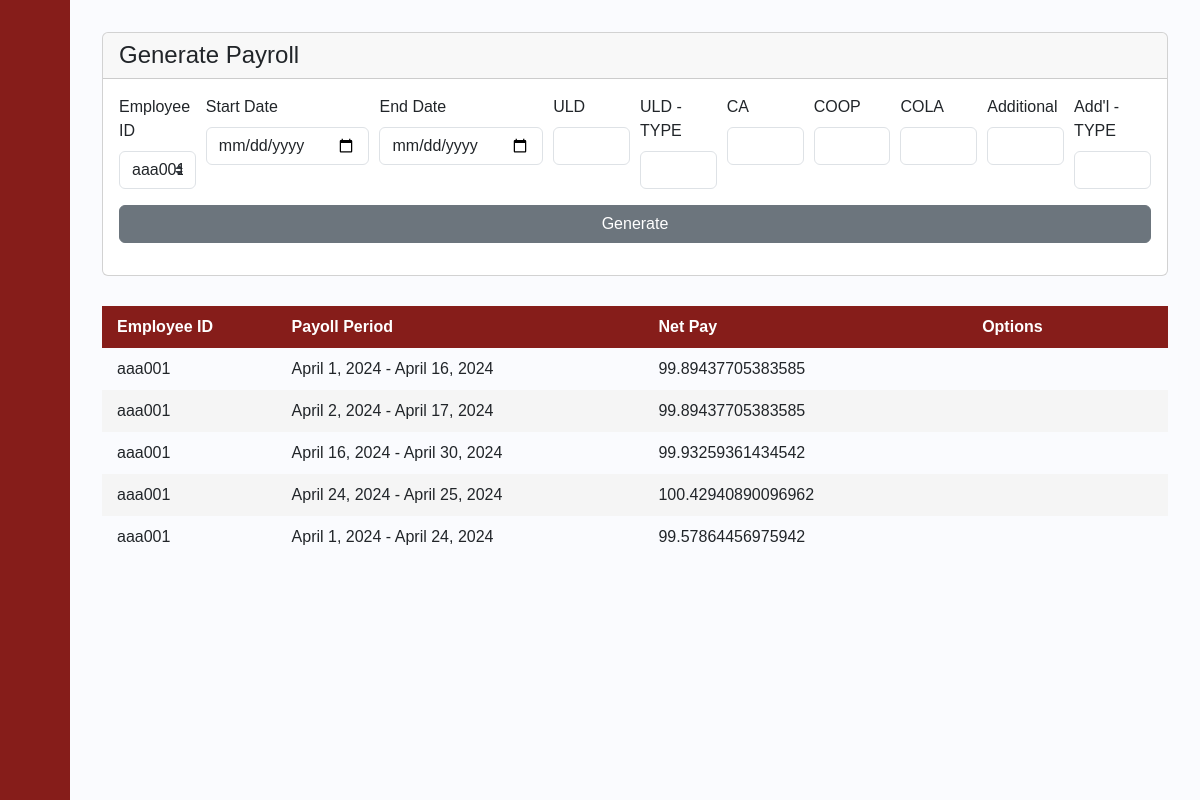
Before: /generate_page/1/ with the older database file.
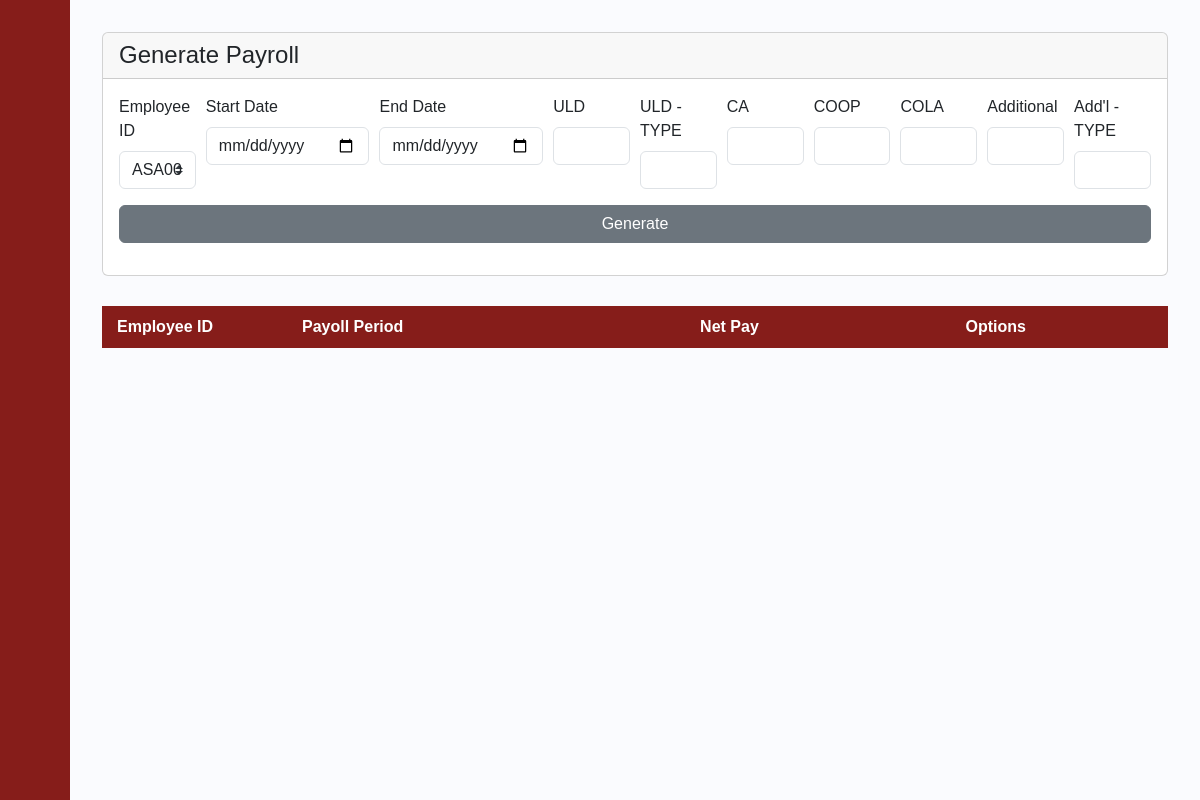
After: the same page with the newer database file.
### payrollapp/models.py (models this page shows, shortened)
class Payslip_Transaction(models.Model):
    Transaction_ID = models.IntegerField(primary_key=True)
    Date_Distributed = models.DateField(blank=True, null=True)
    Start_Date = models.DateField(blank=True, null=True)
    End_Date = models.DateField(blank=True, null=True)
    Net_Pay = models.FloatField()
    Total_Deductions = models.FloatField()
    Absence_Deductions = models.FloatField()
    OT = models.FloatField()
    NightShift = models.FloatField()
    Holiday_Comp = models.FloatField()
    Employee_ID = models.ForeignKey(Employee, on_delete=models.CASCADE)
    SSS_Rate_ID = models.FloatField()
    PhilHealth_Rate_ID = models.FloatField()
    HDMF_Rate_ID = models.FloatField()
    WTAX_Rate_ID = models.FloatField()
    HMO_Rate_ID = models.FloatField()
    ULDeductions_Rate_ID = models.ForeignKey(UNIFORMLAPTOPDEDUCTIONS, on_delete=models.CASCADE)
    CA_Rate_ID = models.ForeignKey(CA, on_delete=models.CASCADE)
    COOP_Rate_ID = models.ForeignKey(COOP, on_delete=models.CASCADE)
    COLA_Rate_ID = models.ForeignKey(COLA, on_delete=models.CASCADE)
    AddtlEarning_Rate_ID = models.ForeignKey(ADDITIONAL_EARNINGS, on_delete=models.CASCADE)

class Employee(models.Model):
    Last_name = models.CharField(max_length=255)
    First_name = models.CharField(max_length=255)
    Middle_name = models.CharField(max_length=255, blank=True, null=True)
    id_number = models.CharField(max_length=6, primary_key=True)
    Status  = models.CharField(max_length=255)
    Department  = models.CharField(max_length=255)
    Role   = models.CharField(max_length=255)
    Join_Date = models.DateField(blank=True, null=True)
    Phone_Number = models.CharField(max_length=255)
    Email = models.CharField(max_length=255)
    BankNumber = models.IntegerField()
    Salary   = models.FloatField()
    Vacation_Leaves = models.IntegerField()
    Sick_Leaves = models.IntegerField()
    def getID(self):
        return self.id_number
    def __str__(self):
        z = str(self.getID())
        return z

### payrollapp/views.py (the view)
# urls.py: path('generate_page/<int:UID>/', views.generate_page, name='generate_page'),
def generate_page(request, UID):
    a = Employee.objects.all()
    payslip=Payslip_Transaction.objects.all()
    user = get_object_or_404(USER_ACCOUNT, pk=UID)
    if (request.method == "POST"):
        try:
            employee = request.POST.get('inputID')
        except:
            messages.warning(request, "Error missing values") #VERY NIECHE EDGE CASE(I took a look and the chances are incredibly slim but if in a miracle the company lasts THAT long, reallistically we should have migrated or upgraded but error code just in case)
            return render(request, 'payrollapp/generate_page.html' , {'user':user, 'a':a, 'payslip':payslip})
        try:
            start  = request.POST.get('inputStartDate')
            try:
                start = datetime.strptime(start, "%Y-%m-%d").date()
            except ValueError:
                messages.warning(request, "Invalid date format. Please use YYYY-MM-DD.")
                return render(request, 'payrollapp/generate_page.html' , {'user':user, 'a':a, 'payslip':payslip})
        except:
            messages.warning(request, "Error missing values") #VERY NIECHE EDGE CASE(I took a look and the chances are incredibly slim but if in a miracle the company lasts THAT long, reallistically we should have migrated or upgraded but error code just in case)
            return render(request, 'payrollapp/generate_page.html' , {'user':user, 'a':a,'payslip':payslip})
        try:
            end  = request.POST.get('inputEndDate')
            try:
                end = datetime.strptime(end, "%Y-%m-%d").date()
            except ValueError:
                messages.warning(request, "Invalid date format. Please use YYYY-MM-DD.")
                return render(request, 'payrollapp/generate_page.html', {'user':user, 'a':a, 'payslip':payslip})
        except:
            messages.warning(request, "Error missing values") #VERY NIECHE EDGE CASE(I took a look and the chances are incredibly slim but if in a miracle the company lasts THAT long, reallistically we should have migrated or upgraded but error code just in case)
            return render(request, 'payrollapp/generate_page.html', {'user':user, 'a':a, 'payslip':payslip})
        try:
            ULD_AM = request.POST.get('inputULD')
        except:
            messages.warning(request, "Error missing values") #VERY NIECHE EDGE CASE(I took a look and the chances are incredibly slim but if in a miracle the company lasts THAT long, reallistically we should have migrated or upgraded but error code just in case)
            return render(request, 'payrollapp/generate_page.html', {'user':user, 'a':a, 'payslip':payslip})
        try:
            ULD_T = request.POST.get('inputULDT')
        except:
            messages.warning(request, "Error missing values") #VERY NIECHE EDGE CASE(I took a look and the chances are incredibly slim but if in a miracle the company lasts THAT long, reallistically we should have migrated or upgraded but error code just in case)
            return render(request, 'payrollapp/generate_page.html', {'user':user, 'a':a, 'payslip':payslip})
        try:
            CA_AM = request.POST.get('inputCA')
        except:
            messages.warning(request, "Error missing values") #VERY NIECHE EDGE CASE(I took a look and the chances are incredibly slim but if in a miracle the company lasts THAT long, reallistically we should have migrated or upgraded but error code just in case)
            return render(request, 'payrollapp/generate_page.html', {'user':user, 'a':a, 'payslip':payslip})
        try:
            COOP_AM = request.POST.get('inputCOOP')
        except:
            messages.warning(request, "Error missing values") #VERY NIECHE EDGE CASE(I took a look and the chances are incredibly slim but if in a miracle the company lasts THAT long, reallistically we should have migrated or upgraded but error code just in case)
            return render(request, 'payrollapp/generate_page.html', {'user':user, 'a':a, 'payslip':payslip})
        try:
            COLA_AM = request.POST.get('inputCOLA')
        except:
            messages.warning(request, "Error missing values") #VERY NIECHE EDGE CASE(I took a look and the chances are incredibly slim but if in a miracle the company lasts THAT long, reallistically we should have migrated or upgraded but error code just in case)
            return render(request, 'payrollapp/generate_page.html', {'user':user}, {'a':a}, {'payslip':payslip})
        try:
            ADDE_AM = request.POST.get('inputADDE')
        except:
            messages.warning(request, "Error missing values") #VERY NIECHE EDGE CASE(I took a look and the chances are incredibly slim but if in a miracle the company lasts THAT long, reallistically we should have migrated or upgraded but error code just in case)
            return render(request, 'payrollapp/generate_page.html' , {'user':user, 'a':a, 'payslip':payslip})
        try:
            ADDE_T = request.POST.get('inputADDET')
        except:
            messages.warning(request, "Error missing values") #VERY NIECHE EDGE CASE(I took a look and the chances are incredibly slim but if in a miracle the company lasts THAT long, reallistically we should have migrated or upgraded but error code just in case)
            return render(request, 'payrollapp/generate_page.html' , {'user':user, 'a':a, 'payslip':payslip})
        total, absenceDues, SSS_RATE_ID, PH_ID, HDMF_ID,  WITH_ID, OT, NightIncrease , Holiday_Comp, Total_Deductions = calculateSALARY(employee, start, end, ULD_AM, ULD_T, CA_AM, COOP_AM, COLA_AM, ADDE_AM, ADDE_T)
        try:
            if Payslip_Transaction.objects.filter(End_Date=end).exists():
                print('error already exists')
            else:
                xyz = get_object_or_404(HMO, pk=1)
                Payslip_Transaction.objects.create(
                Date_Distributed = datetime.now().date(),
                Start_Date = start,
                End_Date = end,
                Net_Pay = total,
                Total_Deductions= Total_Deductions,
                Absence_Deductions = absenceDues,
                OT= OT,
                NightShift = NightIncrease,
                Holiday_Comp = Holiday_Comp,
                Employee_ID = get_object_or_404(Employee, pk=employee),
                SSS_Rate_ID = SSS_RATE_ID,
                PhilHealth_Rate_ID = PH_ID,
                HDMF_Rate_ID = HDMF_ID,
                WTAX_Rate_ID = WITH_ID,
                HMO_Rate_ID = xyz.HMO_Amount,
                ULDeductions_Rate_ID = UNIFORMLAPTOPDEDUCTIONS.objects.last(),
                CA_Rate_ID = CA.objects.last(),
                COOP_Rate_ID = COOP.objects.last(),
                COLA_Rate_ID = COLA.objects.last(),
                AddtlEarning_Rate_ID = ADDITIONAL_EARNINGS.objects.last()
                )
                messages.success(request, "Payroll successfully generated!")
        except:
            print("Soemthing fked up")
        return render(request, 'payrollapp/generate_page.html' , {'user':user,'a':a, 'payslip':payslip})
    else:
        return render(request, 'payrollapp/generate_page.html' , {'user':user,'a':a, 'payslip':payslip})

### payrollapp/templates/payrollapp/generate_page.html (shortened to what this page needs)
{% extends 'payrollapp/base.html' %}
{% load static %}
{% block content %}
<div class="content">
    <div class="card">
        <h4 class="card-header">Generate Payroll</h4>
        <div class="card-body">
            <form method="POST" action="#">{% csrf_token %}
                <div class="form-row">
                    <div class="form-group col-md-1">
                        <label for="inputID">Employee ID</label>
                        <select class="form-control custom-select mr-sm-2" id="inputID" name="inputID" required>
                        {% for b in a %}
                            <option value="{{b.id_number}}">{{b.id_number}}</option>
                        {% endfor %}
                        </select>
                    </div>
                    <div class="form-group col-md-2">
                        <label for="inputStartDate">Start Date</label>
                        <input type="date" class="form-control" id="inputStartDate" name="inputStartDate" required>
                    </div>
                    <div class="form-group col-md-2">
                        <label for="inputEndDate">End Date</label>
                        <input type="date" class="form-control" id="inputEndDate" name="inputEndDate" required>
                    </div>
                    <div class="form-group col-md-1">
                        <label for="inputULD">ULD</label>
                        <input type="number" class="form-control" id="inputULD" name="inputULD" required>
                    </div>
                    <div class="form-group col-md-1">
                        <label for="inputULDT">ULD - TYPE</label>
                        <input type="text" class="form-control" id="inputULDT" name="inputULDT" required>
                    </div>
                    <div class="form-group col-md-1">
                        <label for="inputCA">CA</label>
                        <input type="number" class="form-control" id="inputCA" name="inputCA" required>
                    </div>
                    <div class="form-group col-md-1">
                        <label for="inputCOOP">COOP</label>
                        <input type="number" class="form-control" id="inputCOOP" name="inputCOOP" required>
                    </div>
                    <div class="form-group col-md-1">
                        <label for="inputCOLA">COLA</label>
                        <input type="number" class="form-control" id="inputCOLA" name="inputCOLA" required>
                    </div>
                    <div class="form-group col-md-1">
                        <label for="inputADDE">Additional </label>
                        <input type="number" class="form-control" id="inputADDE" name="inputADDE" required>
                    </div>
                    <div class="form-group col-md-1">
                        <label for="inputADDET">Add'l - TYPE</label>
                        <input type="text" class="form-control" id="inputADDET" name="inputADDET" required>
                    </div>
                </div>
                <div class="text-center">
                    <button class="btn btn-secondary btn-block" type="submit">Generate</button>
                </div>
            </form>
        </div>
    </div>
    <div style="overflow-x:auto;">
        <table id="posts">
            <thead>
                <tr>
                    <th style="width:5%">Employee ID</th>
                    <th style="width:15%">Payoll Period</th>
                    <th style="width:10%">Net Pay</th>
                    <th style="width:8%">Options</th>
                </tr>
            </thead>
            <tbody>
                {% for i in payslip %}
                <tr>
                    <td>{{i.Employee_ID}}</td>
                    <td>{{i.Start_Date}} - {{i.End_Date}}</td>
                    <td>{{i.Net_Pay}}</td>
                    <td class="form-row">
                        <a class="btn" href="{% url 'payroll_breakdown' UID=user.pk  TID=i.Transaction_ID %}"></a>
                    </td>
                </tr>
                {% endfor %}
            </tbody>
        </table>
    </div>
</div>
{% endblock %}

Changed rows visible on the page:
removed Payslip_Transaction: Employee_ID "aaa001", Start_Date "April 1, 2024", End_Date "April 16, 2024", Net_Pay "99.89437705383585"
removed Payslip_Transaction: Employee_ID "aaa001", Start_Date "April 2, 2024", End_Date "April 17, 2024", Net_Pay "99.89437705383585"
removed Payslip_Transaction: Employee_ID "aaa001", Start_Date "April 16, 2024", End_Date "April 30, 2024", Net_Pay "99.93259361434542"
removed Payslip_Transaction: Employee_ID "aaa001", Start_Date "April 24, 2024", End_Date "April 25, 2024", Net_Pay "100.42940890096962"
removed Payslip_Transaction: Employee_ID "aaa001", Start_Date "April 1, 2024", End_Date "April 24, 2024", Net_Pay "99.57864456975942"
Other visible differences:
form field inputID: "aaa001" → "ASA001"
